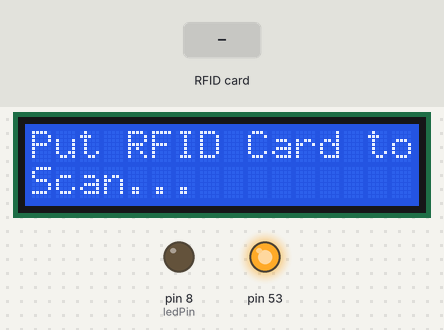
A sketch run on a simulated Arduino Mega 2560, built with avr-gcc and run on an emulated ATmega2560. Parts: 16×2 character LCD, output pins drawn as LEDs (lit = HIGH). Wiring (inferred from the names in the program): IR receiver: data pin 7. Inputs (shaded band) come from the test bench. Random numbers use the default seed unless the sketch sets one; what the sketch prints to the serial monitor is not drawn.

Above: at 1.3 s.
1.4 s: RFID card 6D BF 63 38 held to the reader
At 2.7 s:
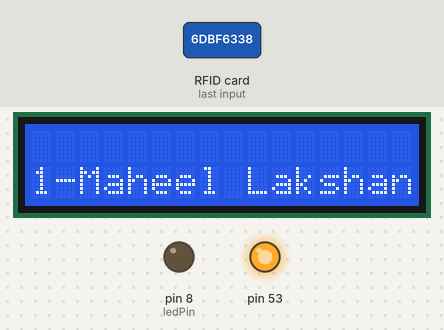
5.5 s: RFID card DC 71 04 49 held to the reader
At 7.9 s:
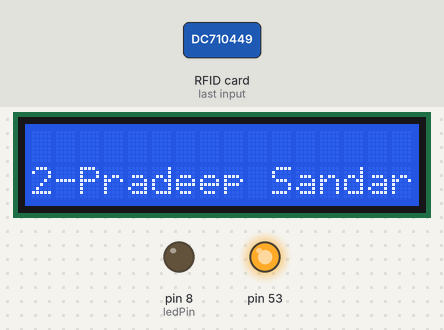
9.6 s: RFID card 7C 05 3F 49 held to the reader
At 11.7 s:
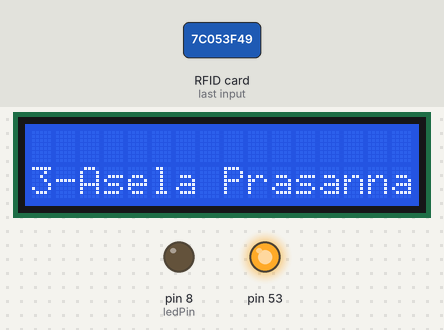
13.7 s: RFID card 5E 7A 19 C4 held to the reader
At 15.3 s:
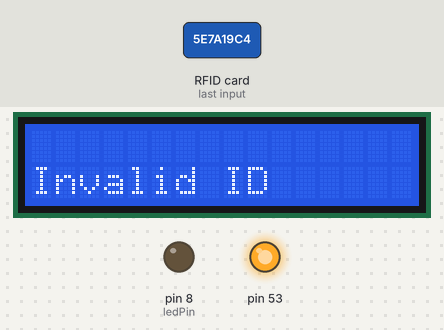
Timing chart, 0 to 16.8 s (numbered marks = the images above; inputs shaded):
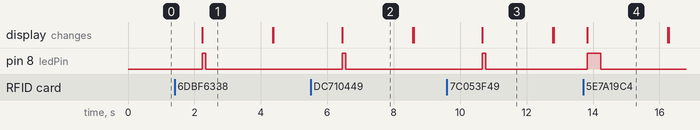

Measured:
- after the input at 1.4 s, pin 8 (ledPin): LOW → HIGH after 0.83 s, → LOW 0.10 s later; the display: changes after 0.83 s (image 1)
- after the input at 5.5 s, pin 8 (ledPin): LOW → HIGH after 0.96 s, → LOW 0.10 s later; the display: changes after 0.96 s (image 2)
- after the input at 9.6 s, pin 8 (ledPin): LOW → HIGH after 1.1 s, → LOW 0.10 s later; the display: changes after 1.1 s (image 3)
- after the input at 13.7 s, pin 8 (ledPin): LOW → HIGH after 0.13 s, → LOW 0.40 s later; the display: changes after 0.13 s (image 4)
- what the display in image 1 shows lasts 2.2 s, from 2.2 s to 4.4 s

The sketch:

RFID_Reading.ino
```cpp
#include <SPI.h>
#include <MFRC522.h>
#include <Wire.h>
#include <LiquidCrystal_I2C.h>
#include <SoftwareSerial.h>

#define SS_PIN 10
#define RST_PIN 9
MFRC522 mfrc522(SS_PIN, RST_PIN);   // Create MFRC522 instance.

LiquidCrystal_I2C lcd(0x27, 16, 2); // Initialize LCD with I2C address 0x27

SoftwareSerial ser(2, 3); // RX, TX
int receiverPin = 7; // the pin number of the receiver
int ledPin =8;
int val = 0; // variable to store the read value
unsigned long displayTime = 0; // variable to track the display time

void setup()
{
  pinMode(receiverPin, INPUT); // sets the receiver pin as input
  pinMode(ledPin, OUTPUT); // sets the LED pin as output
  Serial.begin(9600);   // Initiate a serial communication
  ser.begin(115200);    // Initiate software serial communication
  SPI.begin();          // Initiate SPI bus
  mfrc522.PCD_Init();   // Initiate MFRC522

  lcd.init();           // Initialize the LCD
  lcd.backlight();      // Turn on backlight
  lcd.setCursor(0, 0);
  lcd.print("Wait for Module ...");
  lcd.setCursor(0, 1);
}

void loop()
{
  val = digitalRead(receiverPin); // read the input pin


  if (val == 1)
  {
    lcd.clear();
    lcd.setCursor(0, 0);
    lcd.print("Put RFID Card to");
    lcd.setCursor(0, 1);
    lcd.print("Scan...");
    Serial.println(val); // print the value to the serial monitor
    delay(1000);

    // Look for new cards
    if (!mfrc522.PICC_IsNewCardPresent())
    {
      return;
    }
    // Select one of the cards
    if (!mfrc522.PICC_ReadCardSerial())
    {
      return;
    }
    // Show UID on serial monitor

    String content = "";
    for (byte i = 0; i < mfrc522.uid.size; i++)
    {
      content.concat(String(mfrc522.uid.uidByte[i] < 0x10 ? " 0" : " "));
      content.concat(String(mfrc522.uid.uidByte[i], HEX));
    }
    Serial.println(content);
    Serial.print("User No./Name:    ");
    content.toUpperCase();

    lcd.clear();
    lcd.setCursor(0, 0);
    // lcd.print("UID: ");
    // lcd.print(content);

    if (content.substring(1) == "6D BF 63 38")
    {
      lcd.setCursor(0, 1);
      lcd.print("1-Maheel Lakshan");
      ser.write(1);
      digitalWrite(ledPin, HIGH); // Set the LED pin high
      delay(100); // Delay for 20 ms
      digitalWrite(ledPin, LOW); // Set the LED pin low
      displayTime = millis() + 1500; // Set the display time to 1500 ms ahead
      delay(2000);
    }
    else if (content.substring(1) ==  "DC 71 04 49")
    {
      lcd.setCursor(0, 1);
      lcd.print("2-Pradeep Sandaruwan");
      ser.write(2);
      digitalWrite(ledPin, HIGH); // Set the LED pin high
      delay(100); // Delay for 20 ms
      digitalWrite(ledPin, LOW); // Set the LED pin low
      displayTime = millis() + 1500; // Set the display time to 1500 ms ahead
      delay(2000);
    }
    else if (content.substring(1) == "7C 05 3F 49")
    {
      lcd.setCursor(0, 1);
      lcd.print("3-Asela Prasanna");
      ser.write(3);
      digitalWrite(ledPin, HIGH); // Set the LED pin high
      delay(100); // Delay for 20 ms
      digitalWrite(ledPin, LOW); // Set the LED pin low
      displayTime = millis() + 1500; // Set the display time to 1500 ms ahead
      delay(2000);
    }else{
      lcd.setCursor(0, 1);
      lcd.print("Invalid ID");
      digitalWrite(ledPin, HIGH); // Set the LED pin high
      delay(400); // Delay for 20 ms
      digitalWrite(ledPin, LOW); // Set the LED pin low
      displayTime = millis() + 1500; // Set the display time to 1500 ms ahead
      delay(2000);
    }
  }
   // Check if it's time to display "Next"
  if (millis() >= displayTime)
  {
    lcd.setCursor(0, 0);
    //lcd.print("Next");
    lcd.setCursor(0, 1);
    lcd.print("                "); // Clear the previous name
  }
}
```

main.c
```cpp
#define F_CPU 16000000UL
#include <avr/io.h>
#include <util/delay.h>
#include <avr/interrupt.h>
#include <avr/pgmspace.h>
#include <stdbool.h>

#include "lcd.h"
#include "usart.h"
#include "utilityDisplay.h"

#define BUZZER_PIN 2 // Buzzer connected to pin 2 (PD2)
#define ESP8266 3 // esp8266 to pin 3 (PD3)
#define Module1 4// module 6301 PB4
#define Module2 5// module 6302 PB5
#define Module3 6// module 6303 PB6
#define Module4 7// module 6304 PB7

extern int rand();

void initPorts(void);
unsigned char keypad();
void displayInput(unsigned char input[4]);
void lcd_print(char *str);

///////////////I2C
void i2c_init(void);
void i2c_start(void);
void i2c_write(unsigned char data);
unsigned char i2c_read(unsigned char ackVal);
void i2c_stop();
void rtc_init(void);
void rtc_setTime(unsigned char h, unsigned char m, unsigned char s);
void rtc_gettime(unsigned char *h, unsigned char *m, unsigned char *s);
void send_packedBCD(unsigned char data);
void sendValue(uint32_t);


void setPowerLED(void){PORTB |= 0B10000000;};
void setStatusLED(void){PORTB|=0B01000000;};
void clearStatusLED(void){PORTB &= 0B10111111;};
void setStartCommunication(void){PORTD |= 0B10000000;};
int getButtonStatus(void){return PIND & 0B00000010;};

const unsigned char keymap[16] PROGMEM = {'1', '2', '3', 'A', '4', '5', '6', 'B', '7', '8', '9', 'C', '*', '0', '#', 'D'};
const unsigned char correctCode[4] = {'1', '2', '3', '4'};
const unsigned char correctCodeMod1[4] = {'6', '3', '0', '1'};
const unsigned char correctCodeMod2[4] = {'6', '3', '0', '2'};
const unsigned char correctCodeMod3[4] = {'6', '3', '0', '3'};
const unsigned char correctCodeMod4[4] = {'6', '3', '0', '4'};

// Define an array of correct codes for each module
const unsigned char *correctCodeMods[4] = {
	correctCodeMod1,
	correctCodeMod2,
	correctCodeMod3,
	correctCodeMod4
};

// Define an array of module pin numbers
const uint8_t modulePins[4] = {
	Module1,
	Module2,
	Module3,
	Module4
};

bool restart =true;


int main(void)
{
    uint32_t randINT;
    randINT=(rand()%1000000);
    sendValue(randINT);

    //PORTE &= ~(1 << trs); // esp8266
    PORTB &=~(1<<Module1);
    PORTB &=~(1<<Module2);
    PORTB &=~(1<<Module3);
    PORTB &=~(1<<Module4);
    DDRC = 0x0F; // Make PC0 to PC3=O/P for rows and PC4 to PC7=I/P for columns
    _delay_ms(1);
    PORTC = 0xF0; // all rows = 0 columns = 1
    initPorts();
    Lcd_init();
    initUSART();
    setPowerLED();
    displayWelcome();
    _delay_ms(4000);
    while(!getButtonStatus()){}
    setStartCommunication();
    displayStart();


	while(restart){
		restart = false;

    bool isCorrect = false;
    do {
		PORTB &=~(1<<Module1);
		PORTB &=~(1<<Module2);
		PORTB &=~(1<<Module3);
		PORTB &=~(1<<Module4);
		PORTD &= ~(1 << ESP8266);
		PORTD &= ~(1 << BUZZER_PIN);
        unsigned char input[4] ="XXXX";
        int inputIndex = 0;
        bool inputComplete = false;
        while (!inputComplete)
        {
            PORTC = 0xF0;
            _delay_ms(25);
            if (PINC!=0xF0)
            {
                unsigned char key = keypad();
                if (key >= '0' && key <= '9')
                {
                    input[inputIndex++] = key;
                    displayInput(input);
                    if (inputIndex == 4)
                    {
                        inputComplete = true;
                    }
                }
            }
        }

        for (int moduleIndex = 0; moduleIndex < 4; moduleIndex++)
        {
            PORTB &= ~(1 << modulePins[moduleIndex]);
			PORTB &=~(1<<Module1);
			PORTB &=~(1<<Module2);
			PORTB &=~(1<<Module3);
			PORTB &=~(1<<Module4);

            isCorrect = true;
            for (int i = 0; i < 4; i++) {
                if (input[i] != correctCodeMods[moduleIndex][i]) {
                    isCorrect = false;
                    break;
                }
            }

            if (isCorrect)
            {
                Lcd_CmdWrite(0xC0);
                Lcd_DataWrite('C');
                Lcd_DataWrite('O');
                Lcd_DataWrite('R');
                Lcd_DataWrite('R');
                Lcd_DataWrite('E');
                Lcd_DataWrite('C');
                Lcd_DataWrite('T');

                PORTB |= (1 << modulePins[moduleIndex]);

                PORTD |= (1 << BUZZER_PIN); // Activate buzzer
                _delay_ms(500); // Wait for 20ms
                PORTD &= ~(1 << BUZZER_PIN); // Deactivate buzzer
                PORTD |= (1 << ESP8266); // esp8266
                //PORTE |= (1 << trs); // esp8266

                break;
            }
        }


        if (!isCorrect)
        {
			 Lcd_CmdWrite(0xC0);
			 Lcd_DataWrite('I');
			 Lcd_DataWrite('N');
			 Lcd_DataWrite('C');
			 Lcd_DataWrite('O');
			 Lcd_DataWrite('R');
			 Lcd_DataWrite('R');
			 Lcd_DataWrite('E');
			 Lcd_DataWrite('C');
			 Lcd_DataWrite('T');
			 Lcd_DataWrite(' ');

			 for (int i=0;i<5;i++)
			 {
				 PORTD &= ~(1 << ESP8266); // esp8266
				 //PORTE &= ~(1 << trs); // esp8266

				 if (i==4)
				 {
					 PORTD |= (1 << BUZZER_PIN); // Activate buzzer
					 _delay_ms(1000); // Wait for 20ms
					 PORTD &= ~(1 << BUZZER_PIN); // Deactivate buzzer
					 }else{
					 PORTD |= (1 << BUZZER_PIN); // Activate buzzer
					 _delay_ms(150); // Wait for 20ms
					 PORTD &= ~(1 << BUZZER_PIN); // Deactivate buzzer
					 _delay_ms(100);
				 }
			 }

            _delay_ms(2000);
            Lcd_CmdWrite(0x01);
            displayStart();
            inputIndex = 0;
            inputComplete = false;
        }

    } while (!isCorrect);


    _delay_ms(2000);
    Lcd_CmdWrite(0x01);
    lcd_print("Scan ID ...");
	Lcd_CmdWrite(0xC0);
	lcd_print("Press # to exit.");

	//Lcd_CmdWrite(0x01);
   // Lcd_CmdWrite(0XC0);

	// unsigned char input;
	 bool inputComplete = false;
	 while (!inputComplete)
	 {
		 PORTC = 0xF0;
		 _delay_ms(25);
		 if (PINC!=0xF0)
		 {
			 unsigned char key = keypad();
			 if (!(key >= '0' && key <= '9'))
			 {
				 if (key=='#')
				 {
					// Lcd_CmdWrite(0x01);
					Lcd_CmdWrite(0x01);
					 restart =true;

					 isCorrect=false;
					 inputComplete =true;
					 displayStart();
				 }
				 //Lcd_DataWrite(key);

			 }
		 }
	 }


	}

    while (1) {
        //Lcd_CmdWrite(0xC5);
       /* unsigned char h,m,s;
        rtc_gettime(&h,&m,&s);
        send_packedBCD(h);
        Lcd_DataWrite(':');
        send_packedBCD(m);
        Lcd_DataWrite(':');
        send_packedBCD(s);
        _delay_ms(1000);*/
    }
	return 0;
}


void initPorts(void)
{
	Lcd_PortConfig();
	DDRB |= 0B11000000;
	DDRD &= 0B11111100;
	DDRD |= 0B10000000;
	DDRD |= (1 << BUZZER_PIN); // Set buzzer pin as output
	DDRD |= (1 << ESP8266); // Set ESP8266 pin as output
	//DDRE |= (1 << trs); // Set ESP8266 pin as output

}

//Keypad function to get value from keypad
unsigned char keypad()
{
	unsigned char key = 0;
	for (int row = 0; row < 4; row++)
	{
		PORTC = ~(1 << row); // Set one row to low state
		_delay_ms(5);
		for (int col = 0; col < 4; col++)
		{
			if ((PINC & (1 << (col + 4))) == 0) // Check if button is pressed
			{
				key = pgm_read_byte_near(keymap + row * 4 + col); // Get character from keymap
				while ((PINC & (1 << (col + 4))) == 0); // Wait for button release
			}
			if (key != 0) break;

		}
		if (key != 0) break;
	}
	return key;
}

void displayInput(unsigned char input[4])
{
	//Lcd_CmdWrite(0x01);
	Lcd_CmdWrite(0xC0);
	for (int i = 0; i < 4; i++)
	{
		if (input[i] != '\0')
		{
			Lcd_DataWrite(input[i]);
		}
		else
		{
			Lcd_DataWrite('_');
		}
	}
}

void lcd_print(char *str)
{
	unsigned char i=0;
	while(str[i]!=0)
	{
		Lcd_DataWrite(str[i]);
		i++;
	}
}

void sendValue(uint32_t value)
{
	// Convert the 32-bit value into four 8-bit bytes
	uint8_t byte1 = (value >> 24) & 0xFF;
	uint8_t byte2 = (value >> 16) & 0xFF;
	uint8_t byte3 = (value >> 8) & 0xFF;
	uint8_t byte4 = value & 0xFF;

	// Send the bytes over the USART (Serial) connection
	transmitUSART(byte1);
	transmitUSART(byte2);
	transmitUSART(byte3);
	transmitUSART(byte4);
}

////////////////////////////////////////I2C
void i2c_init(void)
{
	TWSR =0X00;
	TWBR =0X48;
	TWCR =0X04;
}


void i2c_start(void)
{
	TWCR=(1<<TWINT)|(1<<TWSTA)|(1<<TWEN);
	while((TWCR&(1<<TWINT))==0);
}

void i2c_write(unsigned char data)
{
	TWDR=data;
	TWCR=(1<<TWINT)|(1<<TWEN);
	while((TWCR&(1<<TWINT))==0);
}


unsigned char i2c_read(unsigned char ackVal)
{
	TWCR=(1<<TWINT)|(1<<TWEN)|(ackVal<<TWEA);
	while((TWCR&(1<<TWINT))==0);
	return TWDR;
}


void i2c_stop()
{
	TWCR=(1<<TWINT)|(1<<TWSTO)|(1<<TWEN);
	for(int x=0;x<100;x++);
}

void rtc_init(void)
{
	i2c_init();
	i2c_start();
	i2c_write(0xD0);
	i2c_write(0x07);
	i2c_write(0x00);
	i2c_stop();
}

void rtc_setTime(unsigned char h, unsigned char m, unsigned char s)
{
	i2c_start();
	i2c_write(0xD0);
	i2c_write(0x00);
	i2c_write(s);
	i2c_write(m);
	i2c_write(h);
	i2c_stop();
}

void rtc_gettime(unsigned char *h, unsigned char *m, unsigned char *s)
{
	i2c_start();
	i2c_write(0xD0);
	i2c_write(0x00);
	i2c_stop();

	i2c_start();
	i2c_write(0xD1);
	unsigned char ss=i2c_read(1);
	unsigned char mm=i2c_read(1);
	unsigned char hh=i2c_read(0);
	i2c_stop();

	*s = ((ss & 0b01110000) >> 4) * 10 + (ss & 0b00001111); // Convert BCD to decimal
	*m = ((mm & 0b01110000) >> 4) * 10 + (mm & 0b00001111); // Convert BCD to decimal
	*h = ((hh & 0b00110000) >> 4) * 10 + (hh & 0b00001111); // Convert BCD to decimal
}

void send_packedBCD(unsigned char data)
{
	Lcd_DataWrite(48+(data>>4));
	Lcd_DataWrite(48+(data&15));
}
```

usart.h
```cpp
#ifndef USART_H_
#define USART_H_

#define BAUD 9600
#define UBRR_VALUE ((F_CPU/16/BAUD)-1)

volatile int rxFlag = 0;
volatile unsigned char rxData;

void initUSART(void)
{
	UBRR0H = (unsigned char)(UBRR_VALUE>>8);//Set UBRR upper byte
	UBRR0L = (unsigned char)(UBRR_VALUE);	//Set UBRR lower byte
	UCSR0B = (1<<RXCIE0)|(1<<RXEN0)|(1<<TXEN0);		//Enable transmitter/receiver
	UCSR0C = (3<<UCSZ00); //8-data bits

	sei();// Enable Global Interrupt
}

void transmitUSART(unsigned char data)
{
	while(!(UCSR0A & (1<<UDRE0))); // wait till the transmit buffer is ready

	UDR0 = data; // Put data to the transmit buffer

}

ISR (USART0_RX_vect)
{
	rxFlag = 1;
	rxData = UDR0;
}

#endif /* USART_H_ */
```

utilityDisplay.h
```cpp
#ifndef UTILITYDISPLAY_H_
#define UTILITYDISPLAY_H_


#define MAX_LENGTH 10
int data1[MAX_LENGTH];


void displayWelcome(void)
{
	Lcd_CmdWrite(0x01);
	Lcd_CmdWrite(0x80);
	Lcd_DataWrite('W');
	Lcd_DataWrite('E');
	Lcd_DataWrite('L');
	Lcd_DataWrite('C');
	Lcd_DataWrite('O');
	Lcd_DataWrite('M');
	Lcd_DataWrite('E');
}

void displayStart(void)
{
	Lcd_CmdWrite(0x80);
	for (uint8_t i = 0; i < 16; i++) {
		Lcd_DataWrite(' '); // Write empty space to clear the character
	}
	Lcd_CmdWrite(0x80);
	Lcd_DataWrite('M');
	Lcd_DataWrite('O');
	Lcd_DataWrite('D');
	Lcd_DataWrite('U');
	Lcd_DataWrite('L');
	Lcd_DataWrite('E');
	Lcd_DataWrite(' ');
	Lcd_DataWrite('N');
	Lcd_DataWrite('U');
	Lcd_DataWrite('M');
	Lcd_DataWrite('B');
	Lcd_DataWrite('E');
	Lcd_DataWrite('R');
	Lcd_DataWrite(':');
	Lcd_CmdWrite(0xC0);

	//Lcd_CmdWrite(0x01);
}

void displayStartNew(unsigned char x)
{
	if (x)
	{
		Lcd_CmdWrite(0x01);
		Lcd_CmdWrite(0x14);
		Lcd_DataWrite(x);
	}

}

void displayScan(void)
{
	//Lcd_CmdWrite(0x01);
	//Lcd_CmdWrite(0x80);
	Lcd_DataWrite('S');
	Lcd_DataWrite('C');
	Lcd_DataWrite('A');
	Lcd_DataWrite('N');
	Lcd_DataWrite(' ');
	Lcd_DataWrite('I');
	Lcd_DataWrite('D');
	Lcd_DataWrite(' ');
	Lcd_CmdWrite(0X0F);

}


void displayCount(void)
{
	Lcd_DataWrite('C');
	Lcd_DataWrite('O');
	Lcd_DataWrite('U');
	Lcd_DataWrite('N');
	Lcd_DataWrite('T');
	Lcd_DataWrite(':');
}


void displayData(void)
{
	Lcd_CmdWrite(0xC0);
	for (uint8_t i = 0; i < 16; i++) {
		Lcd_DataWrite(' '); // Write empty space to clear the character
	}
	Lcd_CmdWrite(0xC0);
	displayCount();
    Lcd_DataWrite(data1[1]+0x30);
    Lcd_DataWrite(data1[0]+0x30);
}


#endif /* UTILITYDISPLAY_H_ */
```

lcd.h
```cpp
#ifndef LCD_H_
#define LCD_H_

#define LcdDataBus    PORTA
#define LcdControlBus PORTA

#define LcdDataBusDirnReg DDRA

#define LCD_RS 0
#define LCD_RW 1
#define LCD_EN 2

void Lcd_PortConfig(void)
{
	LcdDataBusDirnReg = 0xFF; //POrt as Output
}

void Lcd_CmdWrite(char cmd)
{
	LcdDataBus = (cmd & 0xF0);    //Set upper 4 bits of the cmd
	LcdControlBus &= ~(1<<LCD_RS);//Set RS pin to LOW
	LcdControlBus &= ~(1<<LCD_RW);//Set RW pin to LOW
	LcdControlBus |= (1<<LCD_EN); //Generate High-to-Low pulse
	_delay_ms(10);
	LcdControlBus &= ~(1<<LCD_EN);

	_delay_ms(10);

	LcdDataBus = ((cmd<<4) & 0xF0);    //Set lower 4 bits of the cmd
	LcdControlBus &= ~(1<<LCD_RS);//Set RS pin to LOW
	LcdControlBus &= ~(1<<LCD_RW);//Set RW pin to LOW
	LcdControlBus |= (1<<LCD_EN); //Generate High-to-Low pulse
	_delay_ms(10);
	LcdControlBus &= ~(1<<LCD_EN);
	_delay_ms(10);
}

void Lcd_DataWrite(char dat)
{
	LcdDataBus = (dat & 0xF0);    //Set upper 4 bits of the data
	LcdControlBus |= (1<<LCD_RS);//Set RS pin to High
	LcdControlBus &= ~(1<<LCD_RW);//Set RW pin to LOW
	LcdControlBus |= (1<<LCD_EN); //Generate High-to-Low pulse
	_delay_ms(10);
	LcdControlBus &= ~(1<<LCD_EN);

	_delay_ms(10);

	LcdDataBus = ((dat<<4) & 0xF0);    //Set lower 4 bits of the data
	LcdControlBus |= (1<<LCD_RS);//Set RS pin to HIGH
	LcdControlBus &= ~(1<<LCD_RW);//Set RW pin to LOW
	LcdControlBus |= (1<<LCD_EN); //Generate High-to-Low pulse
	_delay_ms(10);
	LcdControlBus &= ~(1<<LCD_EN);
	_delay_ms(10);
}

void Lcd_init(void)
{
	Lcd_CmdWrite(0x02); //Initialize Lcd in 4-bit mode
	Lcd_CmdWrite(0x28); //enable 5x7 mode for chars
	Lcd_CmdWrite(0x0E); //Display OFF, Cursor ON
	Lcd_CmdWrite(0x01); //Clear Display

}

#endif /* LCD_H_ */
```
